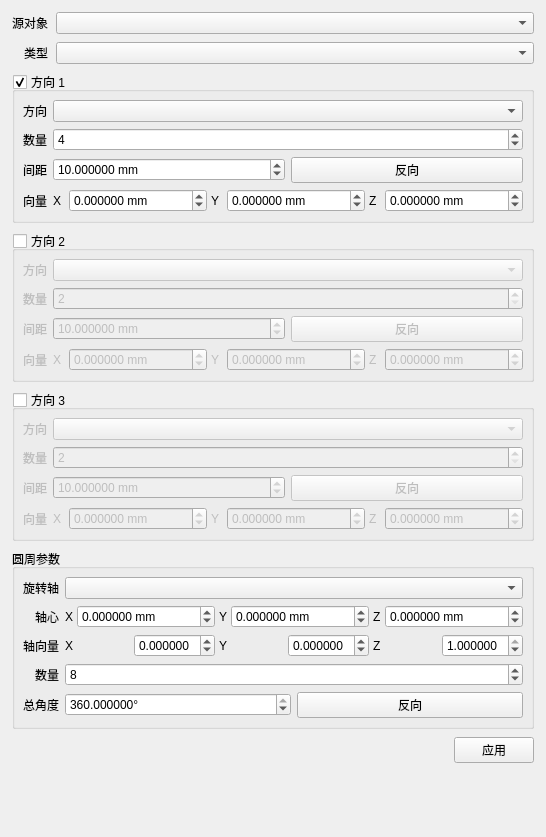
<?xml version='1.0' encoding='UTF-8'?>
<ui version="4.0">
  <class>PatternDialog</class>
  <widget class="QWidget" name="PatternDialog">
    <layout class="QVBoxLayout" name="mainLayout"><property name="leftMargin"><number>12</number></property><property name="topMargin"><number>12</number></property><property name="rightMargin"><number>12</number></property><property name="bottomMargin"><number>12</number></property><property name="spacing"><number>8</number></property>
<item><layout class="QFormLayout" name="sourceForm"><property name="labelAlignment"><set>Qt::AlignRight|Qt::AlignTrailing|Qt::AlignVCenter</set></property><item row="0" column="0"><widget class="QLabel" name="sourceLabel"><property name="text"><string>源对象</string></property></widget></item><item row="0" column="1"><widget class="QComboBox" name="sourceCombo"><property name="minimumHeight"><number>28</number></property></widget></item><item row="1" column="0"><widget class="QLabel" name="patternTypeLabel"><property name="text"><string>类型</string></property></widget></item><item row="1" column="1"><widget class="QComboBox" name="patternTypeCombo"/></item></layout></item>
<item><widget class="QWidget" name="linearWidget"><layout class="QVBoxLayout" name="linearLayout"><property name="leftMargin"><number>0</number></property><property name="topMargin"><number>0</number></property><property name="rightMargin"><number>0</number></property><property name="bottomMargin"><number>0</number></property><property name="spacing"><number>8</number></property><item><widget class="QGroupBox" name="direction1Group"><property name="title"><string>方向 1</string></property><property name="checkable"><bool>true</bool></property><property name="checked"><bool>true</bool></property><layout class="QFormLayout" name="direction1Form"><property name="leftMargin"><number>8</number></property><property name="topMargin"><number>8</number></property><property name="rightMargin"><number>8</number></property><property name="bottomMargin"><number>8</number></property><property name="labelAlignment"><set>Qt::AlignRight|Qt::AlignTrailing|Qt::AlignVCenter</set></property><item row="0" column="0"><widget class="QLabel" name="direction1AxisLabel"><property name="text"><string>方向</string></property></widget></item>
<item row="0" column="1"><widget class="QComboBox" name="direction1AxisCombo"/></item>
<item row="1" column="0"><widget class="QLabel" name="direction1CountLabel"><property name="text"><string>数量</string></property></widget></item>
<item row="1" column="1"><widget class="QSpinBox" name="direction1CountSpin"><property name="minimum"><number>2</number></property><property name="maximum"><number>500</number></property><property name="value"><number>4</number></property><property name="toolTip"><string>数量包含原对象</string></property></widget></item>
<item row="2" column="0"><widget class="QLabel" name="direction1SpacingLabel"><property name="text"><string>间距</string></property></widget></item>
<item row="2" column="1"><widget class="QWidget" name="direction1SpacingRow"><layout class="QHBoxLayout" name="direction1SpacingLayout"><property name="leftMargin"><number>0</number></property><property name="topMargin"><number>0</number></property><property name="rightMargin"><number>0</number></property><property name="bottomMargin"><number>0</number></property><property name="spacing"><number>6</number></property><item><widget class="CompactDoubleSpinBox" name="direction1SpacingSpin"><property name="minimum"><double>-1000000.000000000000000</double></property><property name="maximum"><double>1000000.000000000000000</double></property><property name="decimals"><number>6</number></property><property name="singleStep"><double>1.000000000000000</double></property><property name="value"><double>10.000000000000000</double></property><property name="suffix"><string> mm</string></property></widget></item><item><widget class="QPushButton" name="direction1ReverseButton"><property name="text"><string>反向</string></property></widget></item></layout></widget></item>
<item row="3" column="0"><widget class="QLabel" name="direction1VectorLabel"><property name="text"><string>向量</string></property></widget></item>
<item row="3" column="1"><widget class="QWidget" name="direction1CustomRow"><layout class="QHBoxLayout" name="direction1CustomLayout"><property name="leftMargin"><number>0</number></property><property name="topMargin"><number>0</number></property><property name="rightMargin"><number>0</number></property><property name="bottomMargin"><number>0</number></property><property name="spacing"><number>4</number></property><item><widget class="QLabel" name="direction1XLabel"><property name="text"><string>X</string></property></widget></item><item><widget class="CompactDoubleSpinBox" name="direction1XSpin"><property name="minimum"><double>-1000000.000000000000000</double></property><property name="maximum"><double>1000000.000000000000000</double></property><property name="decimals"><number>6</number></property><property name="singleStep"><double>1.000000000000000</double></property><property name="suffix"><string> mm</string></property></widget></item><item><widget class="QLabel" name="direction1YLabel"><property name="text"><string>Y</string></property></widget></item><item><widget class="CompactDoubleSpinBox" name="direction1YSpin"><property name="minimum"><double>-1000000.000000000000000</double></property><property name="maximum"><double>1000000.000000000000000</double></property><property name="decimals"><number>6</number></property><property name="singleStep"><double>1.000000000000000</double></property><property name="suffix"><string> mm</string></property></widget></item><item><widget class="QLabel" name="direction1ZLabel"><property name="text"><string>Z</string></property></widget></item><item><widget class="CompactDoubleSpinBox" name="direction1ZSpin"><property name="minimum"><double>-1000000.000000000000000</double></property><property name="maximum"><double>1000000.000000000000000</double></property><property name="decimals"><number>6</number></property><property name="singleStep"><double>1.000000000000000</double></property><property name="suffix"><string> mm</string></property></widget></item></layout></widget></item></layout></widget></item><item><widget class="QGroupBox" name="direction2Group"><property name="title"><string>方向 2</string></property><property name="checkable"><bool>true</bool></property><property name="checked"><bool>false</bool></property><layout class="QFormLayout" name="direction2Form"><property name="leftMargin"><number>8</number></property><property name="topMargin"><number>8</number></property><property name="rightMargin"><number>8</number></property><property name="bottomMargin"><number>8</number></property><property name="labelAlignment"><set>Qt::AlignRight|Qt::AlignTrailing|Qt::AlignVCenter</set></property><item row="0" column="0"><widget class="QLabel" name="direction2AxisLabel"><property name="text"><string>方向</string></property></widget></item>
<item row="0" column="1"><widget class="QComboBox" name="direction2AxisCombo"/></item>
<item row="1" column="0"><widget class="QLabel" name="direction2CountLabel"><property name="text"><string>数量</string></property></widget></item>
<item row="1" column="1"><widget class="QSpinBox" name="direction2CountSpin"><property name="minimum"><number>2</number></property><property name="maximum"><number>500</number></property><property name="value"><number>2</number></property><property name="toolTip"><string>数量包含原对象</string></property></widget></item>
<item row="2" column="0"><widget class="QLabel" name="direction2SpacingLabel"><property name="text"><string>间距</string></property></widget></item>
<item row="2" column="1"><widget class="QWidget" name="direction2SpacingRow"><layout class="QHBoxLayout" name="direction2SpacingLayout"><property name="leftMargin"><number>0</number></property><property name="topMargin"><number>0</number></property><property name="rightMargin"><number>0</number></property><property name="bottomMargin"><number>0</number></property><property name="spacing"><number>6</number></property><item><widget class="CompactDoubleSpinBox" name="direction2SpacingSpin"><property name="minimum"><double>-1000000.000000000000000</double></property><property name="maximum"><double>1000000.000000000000000</double></property><property name="decimals"><number>6</number></property><property name="singleStep"><double>1.000000000000000</double></property><property name="value"><double>10.000000000000000</double></property><property name="suffix"><string> mm</string></property></widget></item><item><widget class="QPushButton" name="direction2ReverseButton"><property name="text"><string>反向</string></property></widget></item></layout></widget></item>
<item row="3" column="0"><widget class="QLabel" name="direction2VectorLabel"><property name="text"><string>向量</string></property></widget></item>
<item row="3" column="1"><widget class="QWidget" name="direction2CustomRow"><layout class="QHBoxLayout" name="direction2CustomLayout"><property name="leftMargin"><number>0</number></property><property name="topMargin"><number>0</number></property><property name="rightMargin"><number>0</number></property><property name="bottomMargin"><number>0</number></property><property name="spacing"><number>4</number></property><item><widget class="QLabel" name="direction2XLabel"><property name="text"><string>X</string></property></widget></item><item><widget class="CompactDoubleSpinBox" name="direction2XSpin"><property name="minimum"><double>-1000000.000000000000000</double></property><property name="maximum"><double>1000000.000000000000000</double></property><property name="decimals"><number>6</number></property><property name="singleStep"><double>1.000000000000000</double></property><property name="suffix"><string> mm</string></property></widget></item><item><widget class="QLabel" name="direction2YLabel"><property name="text"><string>Y</string></property></widget></item><item><widget class="CompactDoubleSpinBox" name="direction2YSpin"><property name="minimum"><double>-1000000.000000000000000</double></property><property name="maximum"><double>1000000.000000000000000</double></property><property name="decimals"><number>6</number></property><property name="singleStep"><double>1.000000000000000</double></property><property name="suffix"><string> mm</string></property></widget></item><item><widget class="QLabel" name="direction2ZLabel"><property name="text"><string>Z</string></property></widget></item><item><widget class="CompactDoubleSpinBox" name="direction2ZSpin"><property name="minimum"><double>-1000000.000000000000000</double></property><property name="maximum"><double>1000000.000000000000000</double></property><property name="decimals"><number>6</number></property><property name="singleStep"><double>1.000000000000000</double></property><property name="suffix"><string> mm</string></property></widget></item></layout></widget></item></layout></widget></item><item><widget class="QGroupBox" name="direction3Group"><property name="title"><string>方向 3</string></property><property name="checkable"><bool>true</bool></property><property name="checked"><bool>false</bool></property><layout class="QFormLayout" name="direction3Form"><property name="leftMargin"><number>8</number></property><property name="topMargin"><number>8</number></property><property name="rightMargin"><number>8</number></property><property name="bottomMargin"><number>8</number></property><property name="labelAlignment"><set>Qt::AlignRight|Qt::AlignTrailing|Qt::AlignVCenter</set></property><item row="0" column="0"><widget class="QLabel" name="direction3AxisLabel"><property name="text"><string>方向</string></property></widget></item>
<item row="0" column="1"><widget class="QComboBox" name="direction3AxisCombo"/></item>
<item row="1" column="0"><widget class="QLabel" name="direction3CountLabel"><property name="text"><string>数量</string></property></widget></item>
<item row="1" column="1"><widget class="QSpinBox" name="direction3CountSpin"><property name="minimum"><number>2</number></property><property name="maximum"><number>500</number></property><property name="value"><number>2</number></property><property name="toolTip"><string>数量包含原对象</string></property></widget></item>
<item row="2" column="0"><widget class="QLabel" name="direction3SpacingLabel"><property name="text"><string>间距</string></property></widget></item>
<item row="2" column="1"><widget class="QWidget" name="direction3SpacingRow"><layout class="QHBoxLayout" name="direction3SpacingLayout"><property name="leftMargin"><number>0</number></property><property name="topMargin"><number>0</number></property><property name="rightMargin"><number>0</number></property><property name="bottomMargin"><number>0</number></property><property name="spacing"><number>6</number></property><item><widget class="CompactDoubleSpinBox" name="direction3SpacingSpin"><property name="minimum"><double>-1000000.000000000000000</double></property><property name="maximum"><double>1000000.000000000000000</double></property><property name="decimals"><number>6</number></property><property name="singleStep"><double>1.000000000000000</double></property><property name="value"><double>10.000000000000000</double></property><property name="suffix"><string> mm</string></property></widget></item><item><widget class="QPushButton" name="direction3ReverseButton"><property name="text"><string>反向</string></property></widget></item></layout></widget></item>
<item row="3" column="0"><widget class="QLabel" name="direction3VectorLabel"><property name="text"><string>向量</string></property></widget></item>
<item row="3" column="1"><widget class="QWidget" name="direction3CustomRow"><layout class="QHBoxLayout" name="direction3CustomLayout"><property name="leftMargin"><number>0</number></property><property name="topMargin"><number>0</number></property><property name="rightMargin"><number>0</number></property><property name="bottomMargin"><number>0</number></property><property name="spacing"><number>4</number></property><item><widget class="QLabel" name="direction3XLabel"><property name="text"><string>X</string></property></widget></item><item><widget class="CompactDoubleSpinBox" name="direction3XSpin"><property name="minimum"><double>-1000000.000000000000000</double></property><property name="maximum"><double>1000000.000000000000000</double></property><property name="decimals"><number>6</number></property><property name="singleStep"><double>1.000000000000000</double></property><property name="suffix"><string> mm</string></property></widget></item><item><widget class="QLabel" name="direction3YLabel"><property name="text"><string>Y</string></property></widget></item><item><widget class="CompactDoubleSpinBox" name="direction3YSpin"><property name="minimum"><double>-1000000.000000000000000</double></property><property name="maximum"><double>1000000.000000000000000</double></property><property name="decimals"><number>6</number></property><property name="singleStep"><double>1.000000000000000</double></property><property name="suffix"><string> mm</string></property></widget></item><item><widget class="QLabel" name="direction3ZLabel"><property name="text"><string>Z</string></property></widget></item><item><widget class="CompactDoubleSpinBox" name="direction3ZSpin"><property name="minimum"><double>-1000000.000000000000000</double></property><property name="maximum"><double>1000000.000000000000000</double></property><property name="decimals"><number>6</number></property><property name="singleStep"><double>1.000000000000000</double></property><property name="suffix"><string> mm</string></property></widget></item></layout></widget></item></layout></widget></item></layout></widget></item>
<item><widget class="QGroupBox" name="polarGroup"><property name="title"><string>圆周参数</string></property><layout class="QFormLayout" name="polarForm"><property name="leftMargin"><number>8</number></property><property name="topMargin"><number>8</number></property><property name="rightMargin"><number>8</number></property><property name="bottomMargin"><number>8</number></property><property name="labelAlignment"><set>Qt::AlignRight|Qt::AlignTrailing|Qt::AlignVCenter</set></property>
<item row="0" column="0"><widget class="QLabel" name="polarAxisLabel"><property name="text"><string>旋转轴</string></property></widget></item><item row="0" column="1"><widget class="QComboBox" name="polarAxisCombo"/></item>
<item row="1" column="0"><widget class="QLabel" name="polarOriginLabel"><property name="text"><string>轴心</string></property></widget></item><item row="1" column="1"><widget class="QWidget" name="polarOriginRow"><layout class="QHBoxLayout" name="polarOriginLayout"><property name="leftMargin"><number>0</number></property><property name="topMargin"><number>0</number></property><property name="rightMargin"><number>0</number></property><property name="bottomMargin"><number>0</number></property><property name="spacing"><number>4</number></property><item><widget class="QLabel" name="polarOriginXLabel"><property name="text"><string>X</string></property></widget></item><item><widget class="CompactDoubleSpinBox" name="polarOriginXSpin"><property name="minimum"><double>-1000000.000000000000000</double></property><property name="maximum"><double>1000000.000000000000000</double></property><property name="decimals"><number>6</number></property><property name="singleStep"><double>1.000000000000000</double></property><property name="suffix"><string> mm</string></property></widget></item><item><widget class="QLabel" name="polarOriginYLabel"><property name="text"><string>Y</string></property></widget></item><item><widget class="CompactDoubleSpinBox" name="polarOriginYSpin"><property name="minimum"><double>-1000000.000000000000000</double></property><property name="maximum"><double>1000000.000000000000000</double></property><property name="decimals"><number>6</number></property><property name="singleStep"><double>1.000000000000000</double></property><property name="suffix"><string> mm</string></property></widget></item><item><widget class="QLabel" name="polarOriginZLabel"><property name="text"><string>Z</string></property></widget></item><item><widget class="CompactDoubleSpinBox" name="polarOriginZSpin"><property name="minimum"><double>-1000000.000000000000000</double></property><property name="maximum"><double>1000000.000000000000000</double></property><property name="decimals"><number>6</number></property><property name="singleStep"><double>1.000000000000000</double></property><property name="suffix"><string> mm</string></property></widget></item></layout></widget></item>
<item row="2" column="0"><widget class="QLabel" name="polarVectorLabel"><property name="text"><string>轴向量</string></property></widget></item><item row="2" column="1"><widget class="QWidget" name="polarDirectionRow"><layout class="QHBoxLayout" name="polarDirectionLayout"><property name="leftMargin"><number>0</number></property><property name="topMargin"><number>0</number></property><property name="rightMargin"><number>0</number></property><property name="bottomMargin"><number>0</number></property><property name="spacing"><number>4</number></property><item><widget class="QLabel" name="polarAxisXLabel"><property name="text"><string>X</string></property></widget></item><item><widget class="CompactDoubleSpinBox" name="polarAxisXSpin"><property name="minimum"><double>-1.000000000000000</double></property><property name="maximum"><double>1.000000000000000</double></property><property name="decimals"><number>6</number></property><property name="singleStep"><double>0.100000000000000</double></property><property name="value"><double>0.000000000000000</double></property></widget></item><item><widget class="QLabel" name="polarAxisYLabel"><property name="text"><string>Y</string></property></widget></item><item><widget class="CompactDoubleSpinBox" name="polarAxisYSpin"><property name="minimum"><double>-1.000000000000000</double></property><property name="maximum"><double>1.000000000000000</double></property><property name="decimals"><number>6</number></property><property name="singleStep"><double>0.100000000000000</double></property><property name="value"><double>0.000000000000000</double></property></widget></item><item><widget class="QLabel" name="polarAxisZLabel"><property name="text"><string>Z</string></property></widget></item><item><widget class="CompactDoubleSpinBox" name="polarAxisZSpin"><property name="minimum"><double>-1.000000000000000</double></property><property name="maximum"><double>1.000000000000000</double></property><property name="decimals"><number>6</number></property><property name="singleStep"><double>0.100000000000000</double></property><property name="value"><double>1.000000000000000</double></property></widget></item></layout></widget></item>
<item row="3" column="0"><widget class="QLabel" name="polarCountLabel"><property name="text"><string>数量</string></property></widget></item><item row="3" column="1"><widget class="QSpinBox" name="polarCountSpin"><property name="minimum"><number>2</number></property><property name="maximum"><number>500</number></property><property name="value"><number>8</number></property><property name="toolTip"><string>数量包含原对象</string></property></widget></item>
<item row="4" column="0"><widget class="QLabel" name="polarAngleLabel"><property name="text"><string>总角度</string></property></widget></item><item row="4" column="1"><widget class="QWidget" name="polarAngleRow"><layout class="QHBoxLayout" name="polarAngleLayout"><property name="leftMargin"><number>0</number></property><property name="topMargin"><number>0</number></property><property name="rightMargin"><number>0</number></property><property name="bottomMargin"><number>0</number></property><property name="spacing"><number>6</number></property><item><widget class="CompactDoubleSpinBox" name="polarAngleSpin"><property name="minimum"><double>-360.000000000000000</double></property><property name="maximum"><double>360.000000000000000</double></property><property name="decimals"><number>6</number></property><property name="singleStep"><double>5.000000000000000</double></property><property name="value"><double>360.000000000000000</double></property><property name="suffix"><string>°</string></property></widget></item><item><widget class="QPushButton" name="polarReverseButton"><property name="text"><string>反向</string></property></widget></item></layout></widget></item>
</layout></widget></item>
<item><layout class="QHBoxLayout" name="buttonLayout"><item><spacer name="buttonSpacer"><property name="orientation"><enum>Qt::Horizontal</enum></property><property name="sizeHint" stdset="0"><size><width>40</width><height>20</height></size></property></spacer></item><item><widget class="QPushButton" name="applyButton"><property name="text"><string>应用</string></property></widget></item></layout></item>
<item><widget class="QLabel" name="statusLabel"><property name="visible"><bool>false</bool></property><property name="text"><string/></property><property name="wordWrap"><bool>true</bool></property></widget></item><item><spacer name="verticalSpacer"><property name="orientation"><enum>Qt::Vertical</enum></property><property name="sizeHint" stdset="0"><size><width>20</width><height>40</height></size></property></spacer></item>
</layout>
  </widget>
   <customwidgets>
  <customwidget><class>CompactDoubleSpinBox</class><extends>QDoubleSpinBox</extends><header>CompactDoubleSpinBox.h</header></customwidget>
 </customwidgets>
 <resources/>
  <connections/>
</ui>
